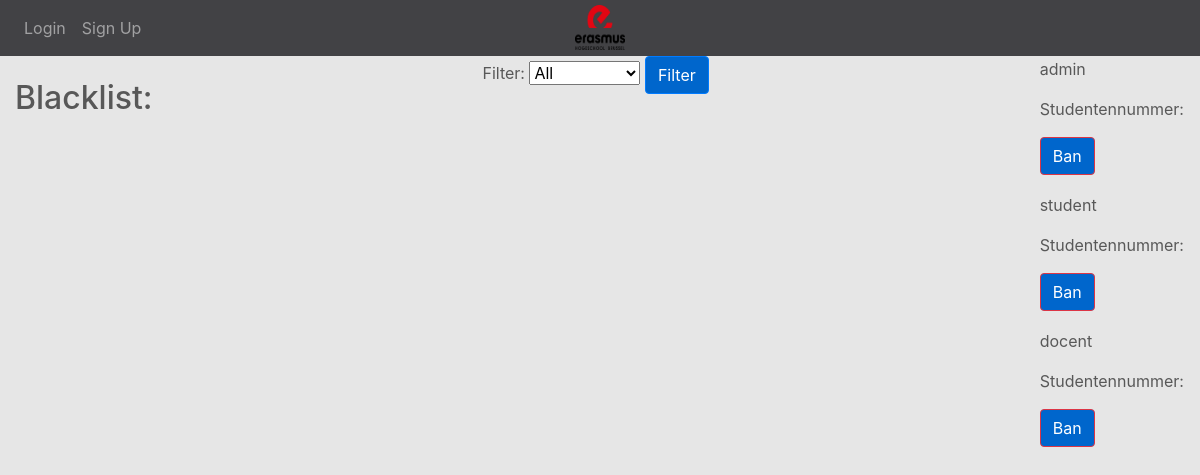
/adminblacklist, run on the app's committed database.
### website/models.py (models this page shows)
class User(db.Model, UserMixin):
    id = db.Column(db.Integer, primary_key=True)
    email = db.Column(db.String(150), unique=True)
    password = db.Column(db.String(150))
    first_name = db.Column(db.String(150))
    type_id = db.Column(db.Integer)
    type_int = db.Column(db.Integer, default=0)
    waarschuwing = db.Column(db.Integer, default=0)
    blacklist_end_date = db.Column(db.DateTime, nullable=True)
    reserveringen = db.relationship('Artikel')

### website/views.py (the view)
@views.route('/adminblacklist', methods=['GET', 'POST'])
def blacklist():
    users = User.query
    if request.method == 'POST':
        blacklisted = request.form.get('blacklisted')
        if blacklisted == 0:
            users = User.query.filter_by(blacklisted == False)
    return render_template("adminblacklist.html", user=current_user, users=users)

### website/templates/adminblacklist.html (shortened to what this page needs)
{% extends "base.html" %} {% block title %}Home{% endblock %} {% block content
%}
<body>
  <h2>Blacklist:</h2>
  <section class="blacklist_filter">
    <form method="POST">
      <label for="filter">Filter:</label>
      <select id="filter" name="filter">
        <option name="blacklisted" value="">All</option>
      </select>
      <button type="submit" class="btn btn-primary">Filter</button>
    </form>
  </section>
  <section class="blacklist">
    <table>
      {% for user in users %}
      <tr>
        <td>
          <div class="box">
            <p>{{ user.first_name }}</p>
            <p>Studentennummer: {{ user.student_number }}</p>
            <p>
              {% set type_int = user.type_int %} {% if type_int == 1 %}
              <button
                class="btn btn-success"
                onclick="window.location.href='/adminblacklist/{{ user.student_number }}/unban'"
              >
                Unban
              </button>
              {% else %}
              <button
                class="btn btn-danger"
                onclick="window.location.href='/adminblacklist/{{ user.student_number }}/ban'"
              >
                Ban
              </button>
              {% endif %}
            </p>
          </div>
        </td>
      </tr>
      {% endfor %}
    </table>
  </section>
</body>
{% endblock %}

### website/static/style.css (style rules this page uses)
body { font-family: "SF Pro Display", sans-serif; color: rgb(88, 88, 88); background-color: #e6e6e6; }
button { background-color: #0066cc !important; transition: 0.15s ease-in-out; }
h2 { text-align: center; margin-top: 2%; }

### data on the page
User: first_name "admin"
User: first_name "student"
User: first_name "docent"
